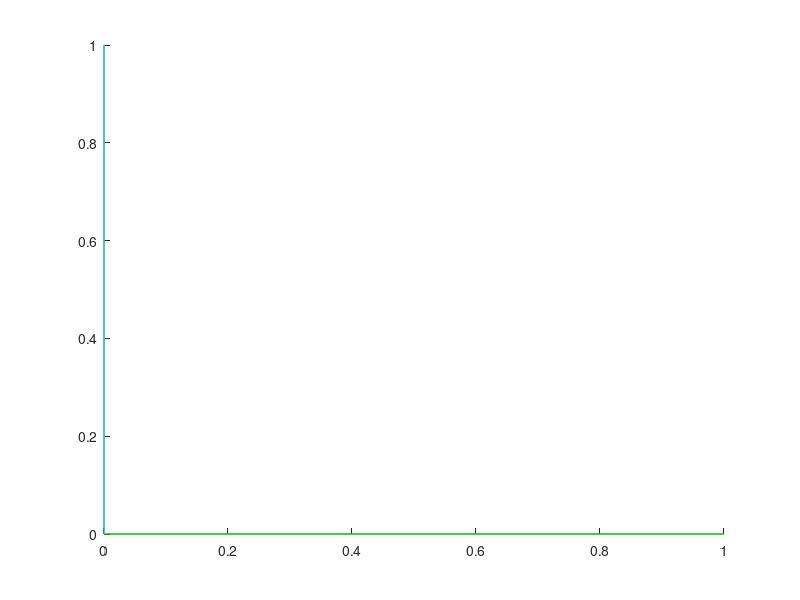

Recreate this plot in MATLAB. (Note: this script raises an error after producing the figure.)
figure
hold on
% plot all the variables 
% right in red
% left in black
% and head-thorax joint in blue
plot3([0, 1], [0, 0], [0,0], '-g')
plot3([0, 0], [0, 1], [0,0], '-c')
plot3([0, 0], [0,0], [0, 1], '-k')
plot3(pointsInFlyCoordinates.headJoint(:,1), pointsInFlyCoordinates.headJoint(:,2), pointsInFlyCoordinates.headJoint(:,3), 'o-b')
plot3(pointsInFlyCoordinates.rightwingBase(:,1), pointsInFlyCoordinates.rightwingBase(:,2), pointsInFlyCoordinates.rightwingBase(:,3), 'o-k')
plot3(pointsInFlyCoordinates.rightwingTip(:,1), pointsInFlyCoordinates.rightwingTip(:,2), pointsInFlyCoordinates.rightwingTip(:,3), 'o-k')
plot3(pointsInFlyCoordinates.leftwingBase(:,1), pointsInFlyCoordinates.leftwingBase(:,2), pointsInFlyCoordinates.leftwingBase(:,3), 'o-r')
plot3(pointsInFlyCoordinates.leftwingTip(:,1), pointsInFlyCoordinates.leftwingTip(:,2), pointsInFlyCoordinates.leftwingTip(:,3), 'o-r')

plot3(pointsInFlyCoordinates.lefthaltereTip(:,1), pointsInFlyCoordinates.lefthaltereTip(:,2), pointsInFlyCoordinates.lefthaltereTip(:,3), 'o-b')
plot3(pointsInFlyCoordinates.righthaltereTip(:,1), pointsInFlyCoordinates.righthaltereTip(:,2), pointsInFlyCoordinates.righthaltereTip(:,3), 'o-m')